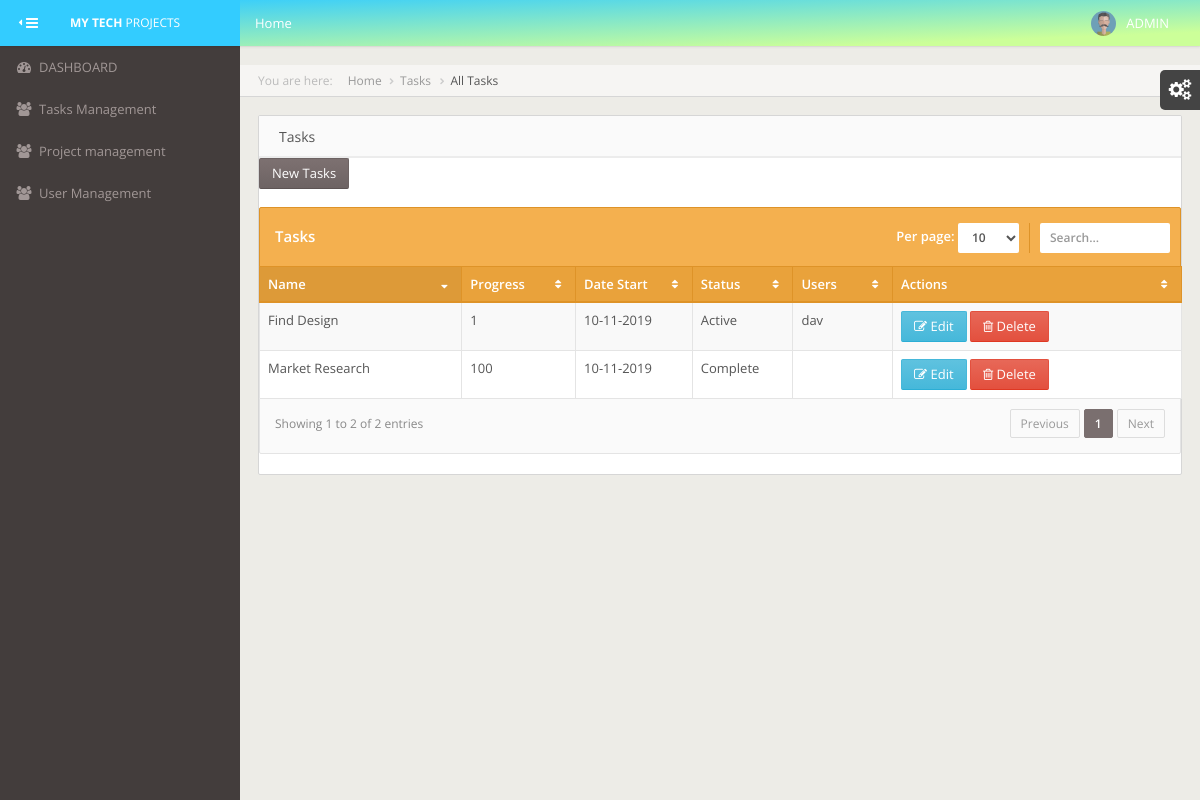
/tasks.php, run on an earlier commit of the app's database.
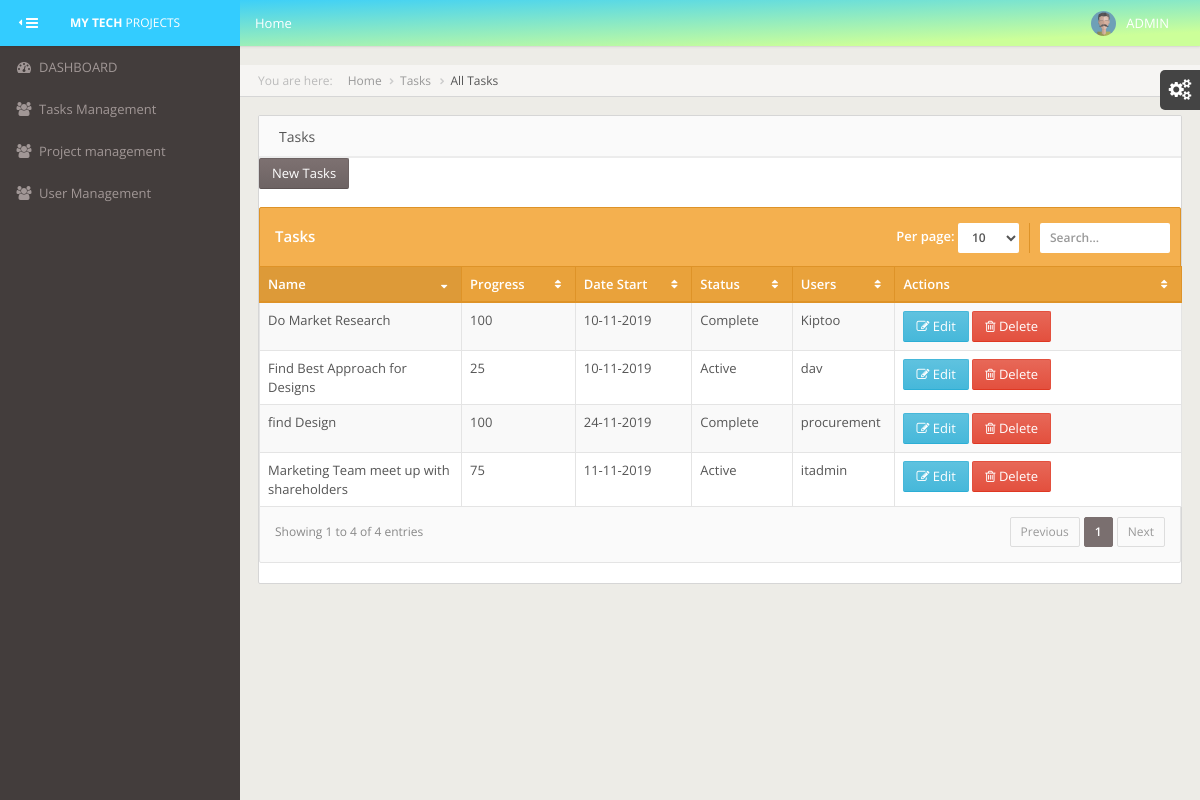
And on a later commit of the database.
### tables this page shows
CREATE TABLE `tasks` (
  `T_ID` int(11) NOT NULL,
  `T_NAME` varchar(70) NOT NULL,
  `T_PROGRESS` varchar(70) NOT NULL,
  `T_STATUS` int(11) DEFAULT '1',
  `T_DATE` timestamp NULL DEFAULT CURRENT_TIMESTAMP,
  `P_ID` int(11) NOT NULL,
  `US_ID` int(11) DEFAULT NULL
);

CREATE TABLE `users` (
  `U_ID` int(11) NOT NULL,
  `U_NAME` varchar(70) NOT NULL,
  `U_EMAIL` varchar(70) NOT NULL,
  `U_PHONE` varchar(70) NOT NULL,
  `U_PASSWORD` varchar(70) DEFAULT '123456',
  `U_FNAME` varchar(70) NOT NULL,
  `U_STATUS` int(11) NOT NULL DEFAULT '1'
);

### classes/DBConn.class.php (called while the page is built, shortened)
<?php
class DBConn {
    var $connection;
    public function __construct() {
        $DB_SERVER = 'localhost';
        $DB_USERNAME = 'rot';
        $DB_PASSWORD = '';
        $DB_DATABASE = 'tasks';
        $connection = mysqli_connect($DB_SERVER, $DB_USERNAME, $DB_PASSWORD) or
        die('Oops connection error -> ' . mysqli_connect_error());
        $this->connection = $connection;
    }
    function simpleLazySelect($table, $condition) {
        $strSEL = "SELECT * FROM " . $table . " " . (($condition)) . "";
        $objSC = mysqli_query($this->connection, $strSEL);
        if ($objSC) {
            $data = array();
            while ($det = mysqli_fetch_assoc($objSC)) {
                $data[] = $det;
            }
            return $data;
        } else {
            return false;
        }
    }
}

### classes/ListDisplay.class.php (called while the page is built, shortened)
<?php
 include_once('DBConn.class.php');
class listDisplay extends DBConn{
public function page_to_row($current_page, $rows_per_page) {
    $start_row = ($current_page-1) * $rows_per_page + 1;
    return $start_row;
}
	public function paged_result($start = null, $end = null, $table,$condition) {
	   return $this->simpleLazySelect( $table, $condition);
	}
}
?>

### classes/Admins.class.php (called while the page is built, shortened)
<?php
include_once('DBConn.class.php');
class Admin extends DBConn {
    function getUsername($id){
         $username = $this->simpleLazySelect('users', "WHERE U_ID = '$id'");
        return @$username;
    }
}?>

### tasks.php (the view, shortened to what the changed rows need)
<?php
include 'header.php';
require_once('classes/ListDisplay.class.php');
$list = new listDisplay();
require_once('classes/Admins.class.php');
$admin = new Admin();
?>
<div id="content-wrapper">
    <div class="row">
        <div class="col-md-12">
            <div class="panel">
                <div class="panel-heading">
                    <span class="panel-title">Tasks</span>
                </div>
                <div><a href="new_task.php" class="btn btn-primary ajax-link">New Tasks</a>&nbsp;</div>
                <div class="table-warning">
                    <?php
                    $current_page = 1;
                    $rows_per_page = 15;
                    $start_row = $list->page_to_row($current_page, $rows_per_page);
                    ?>
                    <table cellpadding="0" cellspacing="0" border="0" class="table table-striped table-bordered" id="jq-datatables-example">
                        <thead>
                            <tr>
                                <th width="193">Name</th>
                                <th width="100">Progress</th>
                                <th width="105">Date Start</th>
                                <th width="86">Status</th>
                                <th width="86">Users</th>
                                <th width="283">Actions</th>
                            </tr>
                        </thead>
                        <tbody>
                            <?php
                            if(isset($_REQUEST['id'])){
                                $id =$_REQUEST['id'];
                            $items = $list->paged_result($start_row, $rows_per_page, 'tasks', "WHERE T_STATUS = 1 AND P_ID = '$id'");
                            }else{
                            $items = $list->paged_result($start_row, $rows_per_page, 'tasks', "WHERE T_STATUS = 1");
                            }
                            $count = count($items);
                            if ($count == 0) {
                                echo 'No records';
                                $numRow = 0;
                            } else {
                                $conf = "if(confirm('Please confirm you want to delete this item')){ return true;}else{return false;}";
                                foreach ($items as $it) {
                                        if($it['T_STATUS'] == 1){
                                            $status = "Active";
                                        }
                                        if($it['T_PROGRESS'] == 100){
                                            $status = "Complete";
                                        }
                                        $username = $admin->getUsername($it['T_ID'])[0]['U_NAME'];
                                    echo '<tr>
								<td>' . $it['T_NAME']. '</td>
								<td>' . $it['T_PROGRESS'] . '</td>
								<td class="center">' . date('d-m-Y', strtotime($it['T_DATE'])) . '</td>
								<td class="center">' . $status . '</td>
								<td class="center">' . $username . '</td>
								<td class="center">
									<a class="btn btn-info" href="edit_task.php?id=' . $it['T_ID'] . '">
										<i class="fa fa-edit icon-white"></i>
										Edit
									</a>
									<a onClick="' . $conf . '" class="btn btn-danger" href="exec/task-exec.php?tag=delete&id=' . $it['T_ID'] . '">
										<i class="fa fa-trash-o icon-white"></i>
										Delete
									</a>
								</td>
							</tr>';
                                }
                            }
                            ?>
                        </tbody>
                    </table>
                </div>
            </div>
        </div>
    </div>
</div>
</div>
<?php
include 'footer.php';
?>

What changed in the data, as far as the page shows it:
no longer on this page (row edited): tasks: T_NAME "Market Research", T_PROGRESS "100", T_DATE "10-11-2019", T_PROGRESS "Complete"
changed tasks "dav": T_NAME "Find Design" → "Find Best Approach for Designs"; T_PROGRESS "1" → "25"
now on this page (row edited): tasks: T_NAME "Do Market Research", T_PROGRESS "100", T_DATE "10-11-2019", T_PROGRESS "Complete", T_ID.U_NAME "Kiptoo"
added tasks: T_NAME "Marketing Team meet up with shareholders", T_PROGRESS "75", T_DATE "11-11-2019", T_STATUS "Active", T_ID.U_NAME "itadmin"
added tasks: T_NAME "find Design", T_PROGRESS "100", T_DATE "24-11-2019", T_PROGRESS "Complete", T_ID.U_NAME "procurement"
Also different on the page:
text written by a page script: "Tasks Per page: Showing 1 to 2 of 2 entries Previous 1 Next" → "Tasks Per page: Showing 1 to 4 of 4 entries Previous 1 Next"
